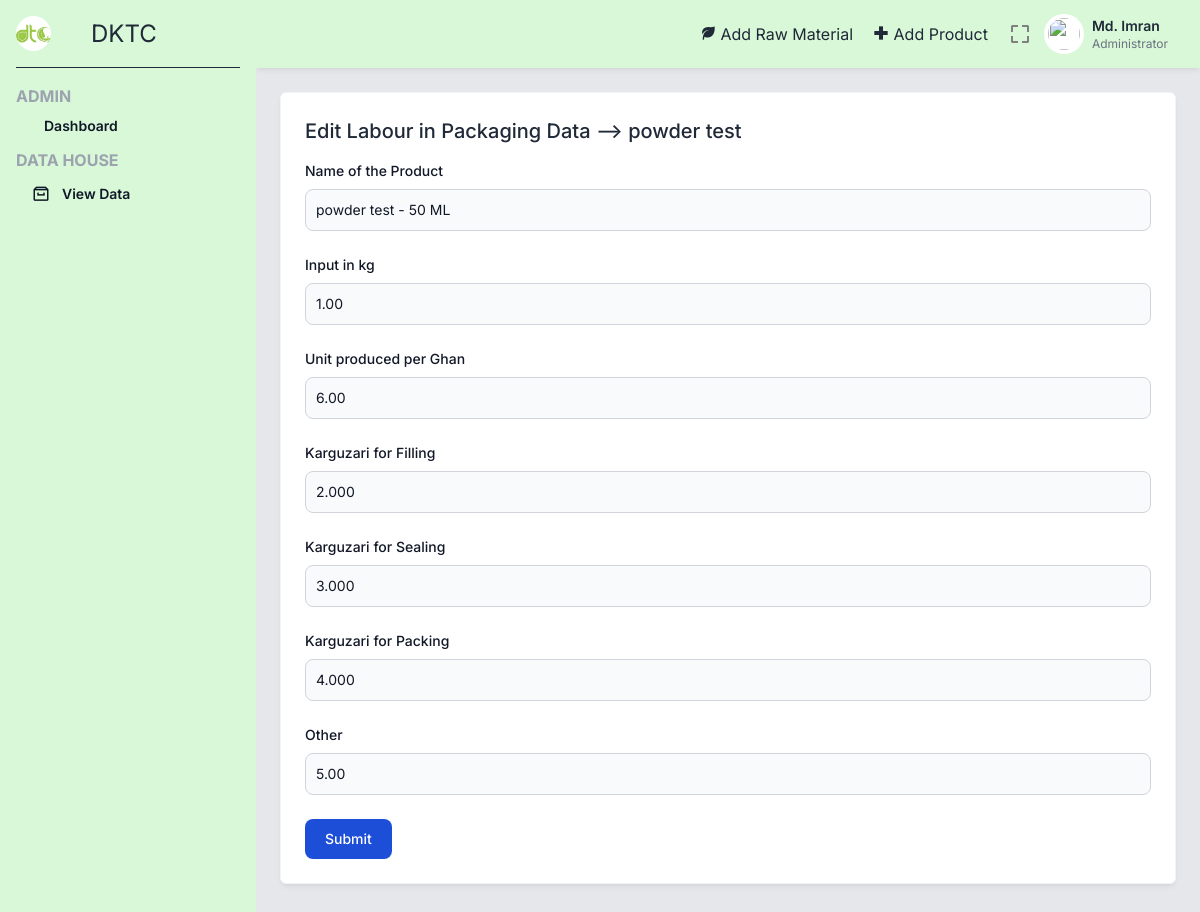
Screenshot of /editLabPack.php?id=3 (signed in) with the database file from the repository.
### tables this page shows
CREATE TABLE `product` (
  `_id` int(5) NOT NULL,
  `name` varchar(100) NOT NULL,
  `type` varchar(2) NOT NULL,
  `sizes` varchar(10) NOT NULL
);

CREATE TABLE `labour_in_packing` (
  `_id` int(3) NOT NULL,
  `pid` int(5) NOT NULL,
  `input` float(7,2) NOT NULL,
  `filling` float(7,3) NOT NULL,
  `sealing` float(7,3) NOT NULL,
  `packing` float(7,3) NOT NULL,
  `other` float(7,2) NOT NULL,
  `unit_prds_per_ghan` float(10,2) NOT NULL
);

### editLabPack.php (the view, shortened to what this page needs)
<?php
include 'includes/_topbar.php';
$idArk = $_GET['id'];
$sql = "SELECT * from labour_in_packing where _id = $idArk";
$result = mysqli_query($conn, $sql);
while ($row = mysqli_fetch_assoc($result)) {
    $productId = $row['pid'];
    $sqlProduct = "SELECT name, type, sizes FROM product WHERE _id = $productId";
    $resultProd = mysqli_query($conn, $sqlProduct);
    while ($prodRow = mysqli_fetch_assoc($resultProd)) {
        $name = $prodRow['name'];
        $size = $prodRow['sizes'];
    }
    $input=$row['input'];
    $filling=$row['filling'];
    $sealing=$row['sealing'];
    $packing=$row['packing'];
    $other=$row['other'];
    $unit_prod_per_ghan=$row['unit_prds_per_ghan'];
}
?>
<div class="p-6">
    <div class="grid grid-cols-1 lg:grid-cols-3 gap-6 mb-6">
        <div class="bg-white border border-gray-100 shadow-md shadow-black/5 p-6 rounded-md lg:col-span-3">
            <div class="flex justify-between mb-4 items-start">
                <div class="font-medium">
                    <h2 class="text-xl">
                        Edit Labour in Packaging Data --> <?=$name?>
                    </h2>
                </div>
            </div>
            <div>
                <form action="editLabPack.php?id=<?=$idArk?>" method="post">
                    <div class="mb-6">
                        <label for="name" class="block mb-2 text-sm font-medium text-gray-900 dark:text-white">Name of the Product</label>
                        <input type="text" id="rate" name="name" class="bg-gray-50 border border-gray-300 text-gray-900 text-sm rounded-lg focus:ring-blue-500 focus:border-blue-500 block w-full p-2.5 dark:bg-gray-700 dark:border-gray-600 dark:placeholder-gray-400 dark:text-white dark:focus:ring-blue-500 dark:focus:border-blue-500" placeholder="123.00" value="<?= $name ?> - <?= $size?>" readonly />
                    </div>
                    <div class="mb-6">
                        <label for="input" class="block mb-2 text-sm font-medium text-gray-900 dark:text-white">Input in kg</label>
                        <input type="number" id="rate" name="input" class="bg-gray-50 border border-gray-300 text-gray-900 text-sm rounded-lg focus:ring-blue-500 focus:border-blue-500 block w-full p-2.5 dark:bg-gray-700 dark:border-gray-600 dark:placeholder-gray-400 dark:text-white dark:focus:ring-blue-500 dark:focus:border-blue-500" placeholder="123.00" value="<?=$input?>" required />
                    </div>
                    <div class="mb-6">
                        <label for="unit_prod_per_ghan" class="block mb-2 text-sm font-medium text-gray-900 dark:text-white">Unit produced per Ghan</label>
                        <input type="number" id="unit_prod_per_ghan" name="unit_prod_per_ghan" class="bg-gray-50 border border-gray-300 text-gray-900 text-sm rounded-lg focus:ring-blue-500 focus:border-blue-500 block w-full p-2.5 dark:bg-gray-700 dark:border-gray-600 dark:placeholder-gray-400 dark:text-white dark:focus:ring-blue-500 dark:focus:border-blue-500" placeholder="123.00" value="<?=$unit_prod_per_ghan?>" required />
                    </div>
                    <div class="mb-6">
                        <label for="filling" class="block mb-2 text-sm font-medium text-gray-900 dark:text-white">Karguzari for Filling</label>
                        <input type="number" id="rate" name="filling" class="bg-gray-50 border border-gray-300 text-gray-900 text-sm rounded-lg focus:ring-blue-500 focus:border-blue-500 block w-full p-2.5 dark:bg-gray-700 dark:border-gray-600 dark:placeholder-gray-400 dark:text-white dark:focus:ring-blue-500 dark:focus:border-blue-500" placeholder="123.00" value="<?=$filling?>" required />
                    </div>
                    <div class="mb-6">
                        <label for="sealing" class="block mb-2 text-sm font-medium text-gray-900 dark:text-white">Karguzari for Sealing</label>
                        <input type="number" id="sealing" name="sealing" class="bg-gray-50 border border-gray-300 text-gray-900 text-sm rounded-lg focus:ring-blue-500 focus:border-blue-500 block w-full p-2.5 dark:bg-gray-700 dark:border-gray-600 dark:placeholder-gray-400 dark:text-white dark:focus:ring-blue-500 dark:focus:border-blue-500" placeholder="123.00" value="<?=$sealing?>" required />
                    </div>
                    <div class="mb-6">
                        <label for="packing" class="block mb-2 text-sm font-medium text-gray-900 dark:text-white">Karguzari for Packing</label>
                        <input type="number" id="packing" name="packing" class="bg-gray-50 border border-gray-300 text-gray-900 text-sm rounded-lg focus:ring-blue-500 focus:border-blue-500 block w-full p-2.5 dark:bg-gray-700 dark:border-gray-600 dark:placeholder-gray-400 dark:text-white dark:focus:ring-blue-500 dark:focus:border-blue-500" placeholder="123.00" value="<?=$packing?>" required />
                    </div>
                    <div class="mb-6">
                        <label for="other" class="block mb-2 text-sm font-medium text-gray-900 dark:text-white">Other</label>
                        <input type="number" id="other" name="other" class="bg-gray-50 border border-gray-300 text-gray-900 text-sm rounded-lg focus:ring-blue-500 focus:border-blue-500 block w-full p-2.5 dark:bg-gray-700 dark:border-gray-600 dark:placeholder-gray-400 dark:text-white dark:focus:ring-blue-500 dark:focus:border-blue-500" placeholder="123.00" value="<?=$other?>" required />
                    </div>
                    <button type="submit" class="text-white bg-blue-700 hover:bg-blue-800 focus:ring-4 focus:outline-none focus:ring-blue-300 font-medium rounded-lg text-sm w-full sm:w-auto px-5 py-2.5 text-center dark:bg-blue-600 dark:hover:bg-blue-700 dark:focus:ring-blue-800">Submit</button>
                </form>
            </div>
        </div>
    </div>
</div>
<?php include 'includes/_bottombar.php' ?>

### includes/_topbar.php (style rules this page uses)
html { line-height: 1.5; -webkit-text-size-adjust: 100%; -moz-tab-size: 4; -o-tab-size: 4; tab-size: 4; font-family: ui-sans-serif, system-ui, -apple-system, BlinkMacSystemFont, "Segoe UI", Roboto, "Helvetica Neue", Arial, "Noto Sans", sans-serif, "Apple Color Emoji", "Segoe UI Emoji", "Segoe UI Symbol", "Noto Color Emoji"; font-feature-settings: normal; font-variation-settings: normal; }
body { margin: 0; line-height: inherit; }
h1, h2, h3, h4, h5, h6 { font-size: inherit; font-weight: inherit; }
button, input, optgroup, select, textarea { font-family: inherit; font-feature-settings: inherit; font-variation-settings: inherit; font-size: 100%; font-weight: inherit; line-height: inherit; color: inherit; margin: 0; padding: 0; }
button, select { text-transform: none; }
button, [type='button'], [type='reset'], [type='submit'] { -webkit-appearance: button; background-color: transparent; background-image: none; }
blockquote, dl, dd, h1, h2, h3, h4, h5, h6, hr, figure, p, pre { margin: 0; }
input::placeholder, textarea::placeholder { opacity: 1; color: #9ca3af; }
button, [role="button"] { cursor: pointer; }
.mb-2 { margin-bottom: 0.5rem; }
.mb-4 { margin-bottom: 1rem; }
.mb-6 { margin-bottom: 1.5rem; }
.block { display: block; }
.flex { display: flex; }
.grid { display: grid; }
.w-full { width: 100%; }
.grid-cols-1 { grid-template-columns: repeat(1, minmax(0, 1fr)); }
.items-start { align-items: flex-start; }
.justify-between { justify-content: space-between; }
.gap-6 { gap: 1.5rem; }
.rounded-md { border-radius: 0.375rem; }
.border { border-width: 1px; }
.border-gray-100 { --tw-border-opacity: 1; border-color: rgb(243 244 246 / var(--tw-border-opacity)); }
.bg-gray-50 { --tw-bg-opacity: 1; background-color: rgb(249 250 251 / var(--tw-bg-opacity)); }
.bg-white { --tw-bg-opacity: 1; background-color: rgb(255 255 255 / var(--tw-bg-opacity)); }
.p-6 { padding: 1.5rem; }
.font-inter { font-family: 'Inter', sans-serif; }
.text-sm { font-size: 0.875rem; line-height: 1.25rem; }
.text-xl { font-size: 1.25rem; line-height: 1.75rem; }
.font-medium { font-weight: 500; }
.text-gray-800 { --tw-text-opacity: 1; color: rgb(31 41 55 / var(--tw-text-opacity)); }
.text-white { --tw-text-opacity: 1; color: rgb(255 255 255 / var(--tw-text-opacity)); }
.shadow-md { --tw-shadow: 0 4px 6px -1px rgb(0 0 0 / 0.1), 0 2px 4px -2px rgb(0 0 0 / 0.1); --tw-shadow-colored: 0 4px 6px -1px var(--tw-shadow-color), 0 2px 4px -2px var(--tw-shadow-color); box-shadow: var(--tw-ring-offset-shadow, 0 0 #0000), var(--tw-ring-shadow, 0 0 #0000), var(--tw-shadow); }
.shadow-black\/5 { --tw-shadow-color: rgb(0 0 0 / 0.05); --tw-shadow: var(--tw-shadow-colored); }
@media (min-width: 1024px) { .lg\:grid-cols-3 { grid-template-columns: repeat(3, minmax(0, 1fr)); } }

### rows the page displays
product: name "powder test", name "powder test - 50 ML"
labour_in_packing: input "1.00", unit_prod_per_ghan "6.00", filling "2.000", sealing "3.000", packing "4.000", other "5.00"
